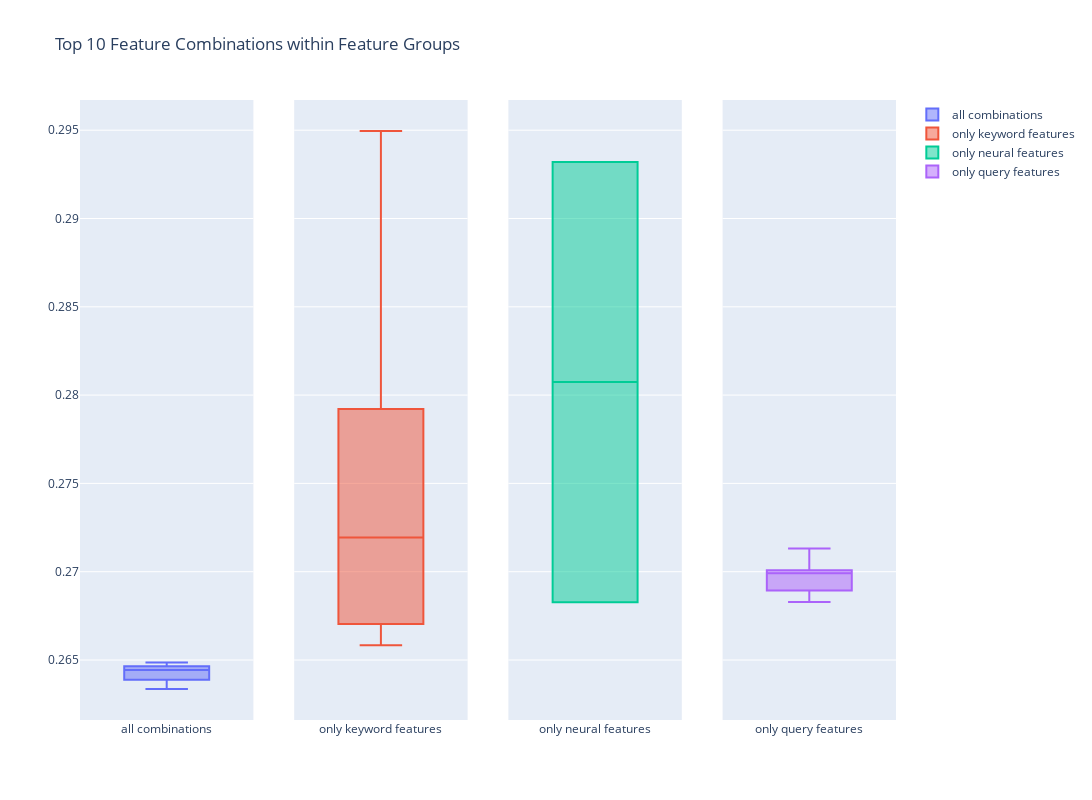

Source (notebook cell):
### Code cell
fig = make_subplots(rows=1, cols=4, shared_yaxes=True)

fig.add_trace(go.Box(y=df_agg_metrics[df_agg_metrics['regularization'] == False].sort_values(by=['mean_rmse']).head(10)['mean_rmse'],
                     name="all combinations"),
              row=1, col=1)

fig.add_trace(go.Box(y=df_agg_metrics[(df_agg_metrics['keyword_f_only'] == True) & (df_agg_metrics['regularization'] == False)].head(10)['mean_rmse'],
                    name="only keyword features"),
              row=1, col=2)

fig.add_trace(go.Box(y=df_agg_metrics[(df_agg_metrics['neural_f_only'] == True) & (df_agg_metrics['regularization'] == False)].sort_values(by=['mean_rmse']).head(10)['mean_rmse'],
                    name="only neural features"),
              row=1, col=3)

fig.add_trace(go.Box(y=df_agg_metrics[(df_agg_metrics['query_f_only'] == True) & (df_agg_metrics['regularization'] == False)].sort_values(by=['mean_rmse']).head(10)['mean_rmse'],
                    name="only query features"),
              row=1, col=4)

fig.update_layout(height=800, width=1100,
                  title_text="Top 10 Feature Combinations within Feature Groups")
fig.show()

### Figure 1 — Plotly figure (JSON) as saved in the notebook; plotly's stock layout.template omitted (floating-point values rounded to 4 significant figures)
{"data": [{"name": "all combinations", "type": "box", "xaxis": "x", "y": [0.2634, 0.2637, 0.2639, 0.2642, 0.2644, 0.2645, 0.2646, 0.2646, 0.2648, 0.2649], "yaxis": "y"}, {"name": "only keyword features", "type": "box", "xaxis": "x2", "y": [0.2671, 0.2806, 0.267, 0.2778, 0.2658, 0.2752, 0.2687, 0.295], "yaxis": "y2"}, {"name": "only neural features", "type": "box", "xaxis": "x3", "y": [0.2683, 0.2932], "yaxis": "y3"}, {"name": "only query features", "type": "box", "xaxis": "x4", "y": [0.2683, 0.2689, 0.2689, 0.2694, 0.2698, 0.27, 0.2701, 0.2701, 0.2704, 0.2713], "yaxis": "y4"}], "layout": {"height": 800, "title": {"text": "Top 10 Feature Combinations within Feature Groups"}, "width": 1100, "xaxis": {"anchor": "y", "autorange": true, "domain": [0, 0.2125], "range": [-0.5, 0.5], "type": "category"}, "xaxis2": {"anchor": "y2", "autorange": true, "domain": [0.2625, 0.475], "range": [-0.5, 0.5], "type": "category"}, "xaxis3": {"anchor": "y3", "autorange": true, "domain": [0.525, 0.7375], "range": [-0.5, 0.5], "type": "category"}, "xaxis4": {"anchor": "y4", "autorange": true, "domain": [0.7875, 1], "range": [-0.5, 0.5], "type": "category"}, "yaxis": {"anchor": "x", "autorange": true, "domain": [0, 1], "range": [0.2616, 0.2967], "type": "linear"}, "yaxis2": {"anchor": "x2", "autorange": true, "domain": [0, 1], "matches": "y", "range": [0.2616, 0.2967], "showticklabels": false, "type": "linear"}, "yaxis3": {"anchor": "x3", "autorange": true, "domain": [0, 1], "matches": "y", "range": [0.2616, 0.2967], "showticklabels": false, "type": "linear"}, "yaxis4": {"anchor": "x4", "autorange": true, "domain": [0, 1], "matches": "y", "range": [0.2616, 0.2967], "showticklabels": false, "type": "linear"}}}
